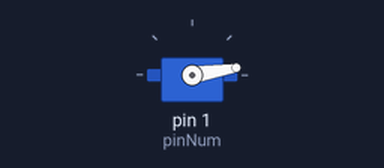
The sketch below on a simulated Arduino Uno, built with avr-gcc and run on an emulated ATmega328P. On the bench: servo. At 5.5 s the program stops and its outputs stay as they are.

Above: at 0.15 s.
At 1.35 s:
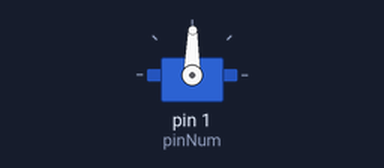
At 2.56 s:
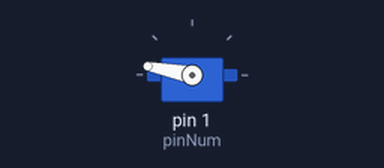
At 4.97 s:
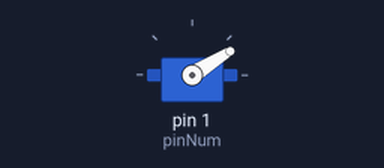
Timing chart, 0 to 6.9 s (numbered marks = the images above):
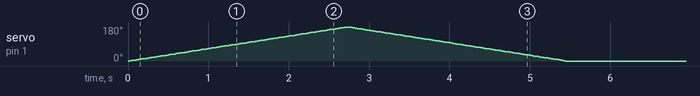

The sketch:

ClawTest.ino
```cpp
#include <Servo.h>
#define pinNum 1

Servo clawServo;

void setup()
{
	clawServo.attach(pinNum);
}

void loop()
{
	// Grabbing
	for (int angle = 0; angle <= 180; angle++)
	{
		clawServo.write(angle);

		delay(15);
	}

	//Releasing
	for (int angle = 180; angle >= 0; angle--)
	{
		clawServo.write(angle);

		delay(15);
	}

	while (true) {};
}
```

Measured:
- by itself, servo on pin 1 (pinNum): rises from 0° to 180° in 2.7 s, then falls to 0° in 2.7 s
